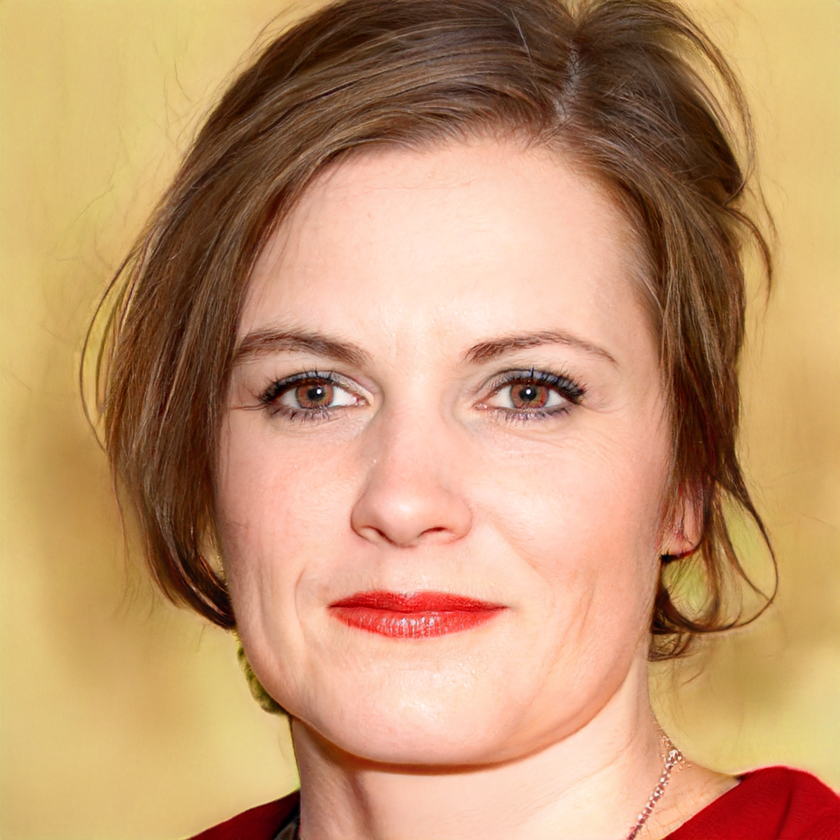
#> input picture test/test_fake_images/seed03834427.png, 840 x 840 px, shrunk from 1024 x 1024 before the run
$ python fft2_test.py
#> lines starting #> are read from the running program, lines starting #| are printed output that depends on the picture
import numpy as np
import matplotlib.pyplot as plt
from matplotlib.colors import LogNorm
from scipy.fftpack import fftshift, fft2
from PIL import Image

# Percorso dell'immagine .png da aprire
image_path = './test_fake_images/seed03834427.png'

# Apri l'immagine e convertila in scala di grigi
image = Image.open(image_path).convert('L')
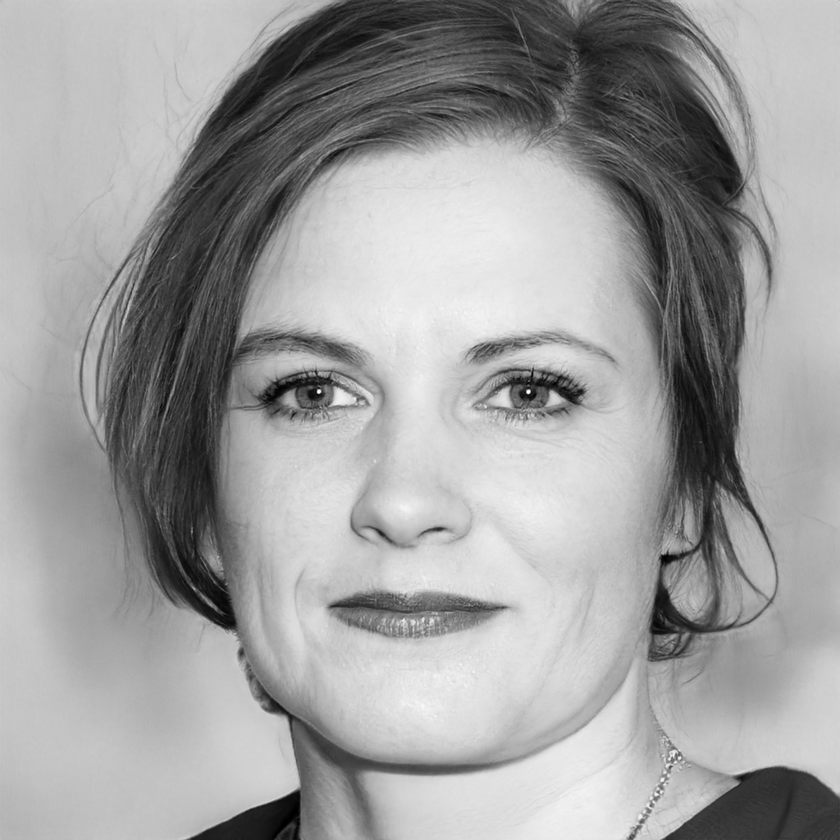
#> image: PIL image 840x840 L; min 0, max 255, mean 158.2
image_array = np.array(image)

# Calcola la FFT2 dell'immagine e shifta lo spettro verso il centro
fft_result = fft2(image_array)
fft_shifted = fftshift(fft_result)

# Calcola il modulo e il logaritmo del modulo per una migliore visualizzazione
fft_magnitude = np.abs(fft_shifted)
fft_magnitude_log = np.log1p(fft_magnitude)
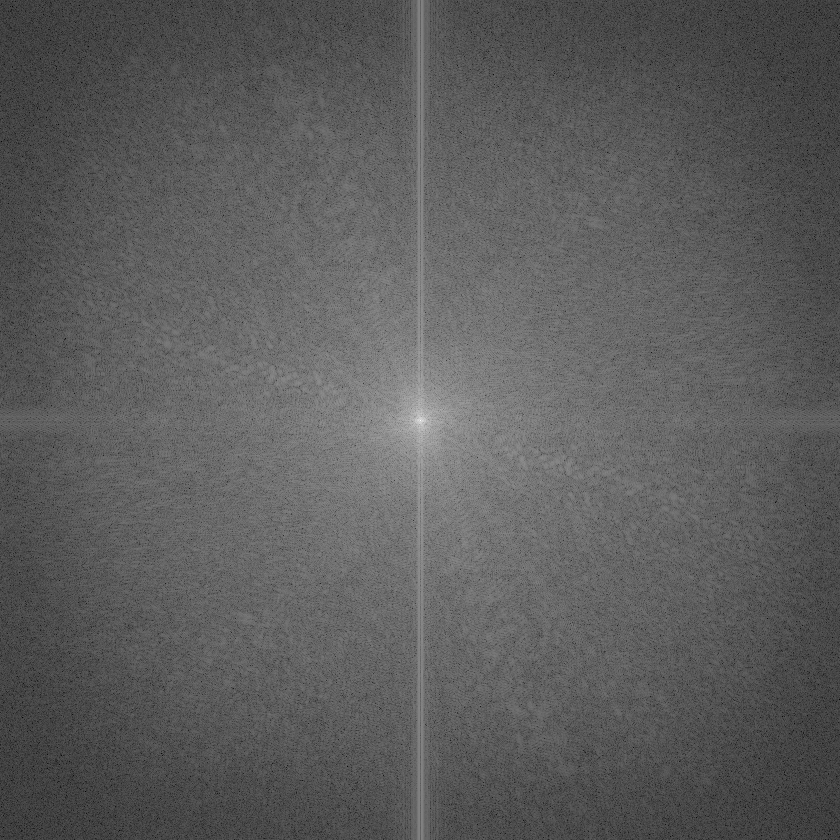
#> fft_magnitude_log: shape (840, 840) float64; min 1.44, max 18.53, mean 7.66; drawn with min black and max white

# Plotta lo spettro della FFT2
plt.figure(figsize=(10, 10))
plt.imshow(fft_magnitude_log, cmap='gray', norm=LogNorm())
plt.title('Spettro della FFT2 con spostamento al centro')
plt.colorbar(format='%g')
plt.show()
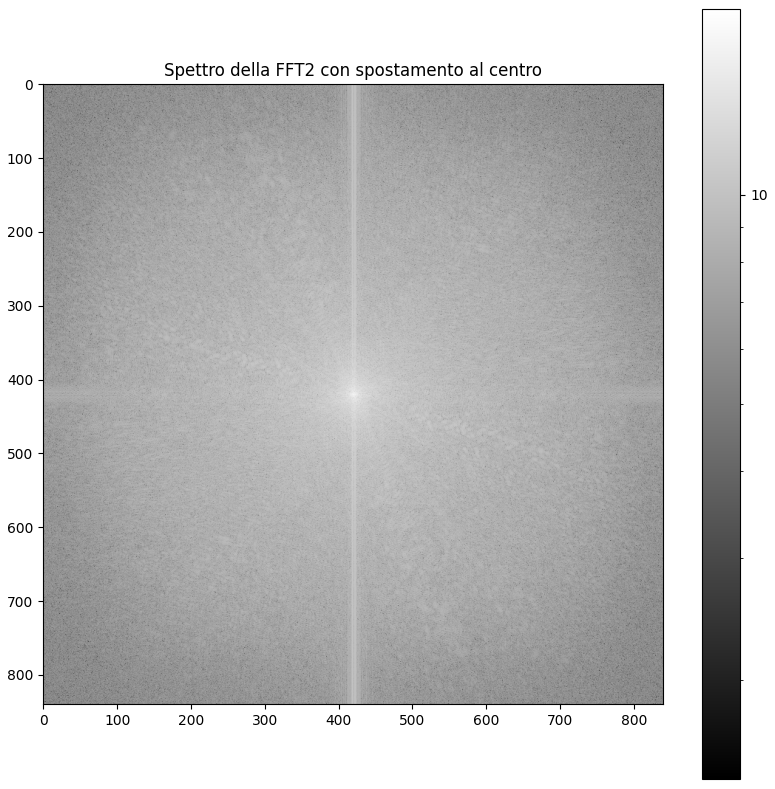
#> figure drawn by matplotlib, 2 panels

$ run again, with test/test_fake_images/seed00009857.png copied over test/test_fake_images/seed03834427.png
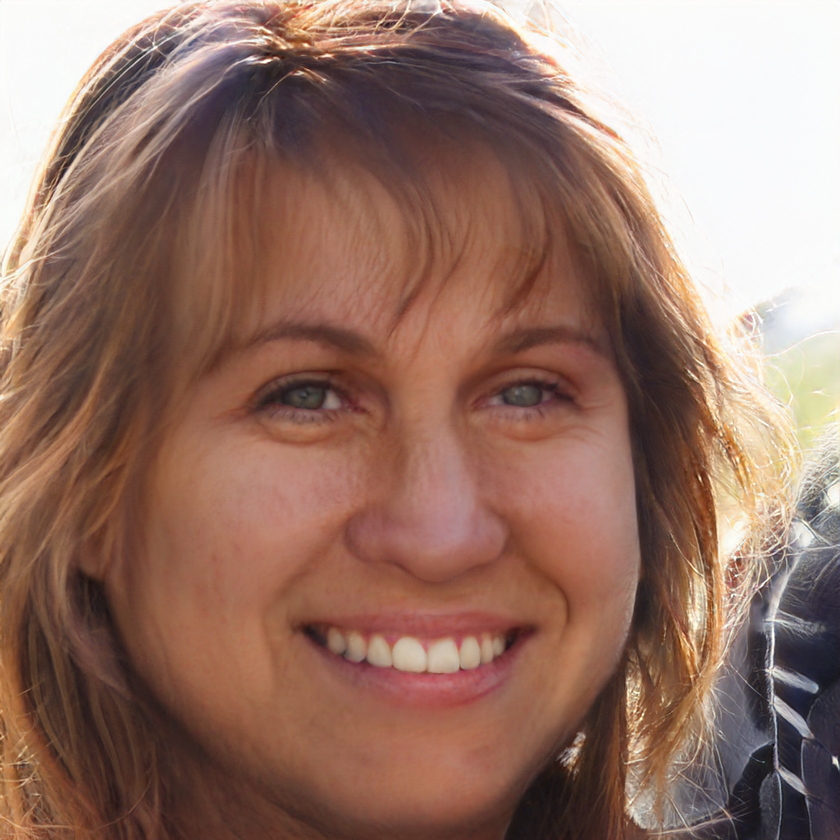
#> input picture test/test_fake_images/seed00009857.png, 840 x 840 px, shrunk from 1024 x 1024 before the run
#> `image = Image.open(image_path).convert('L')`:
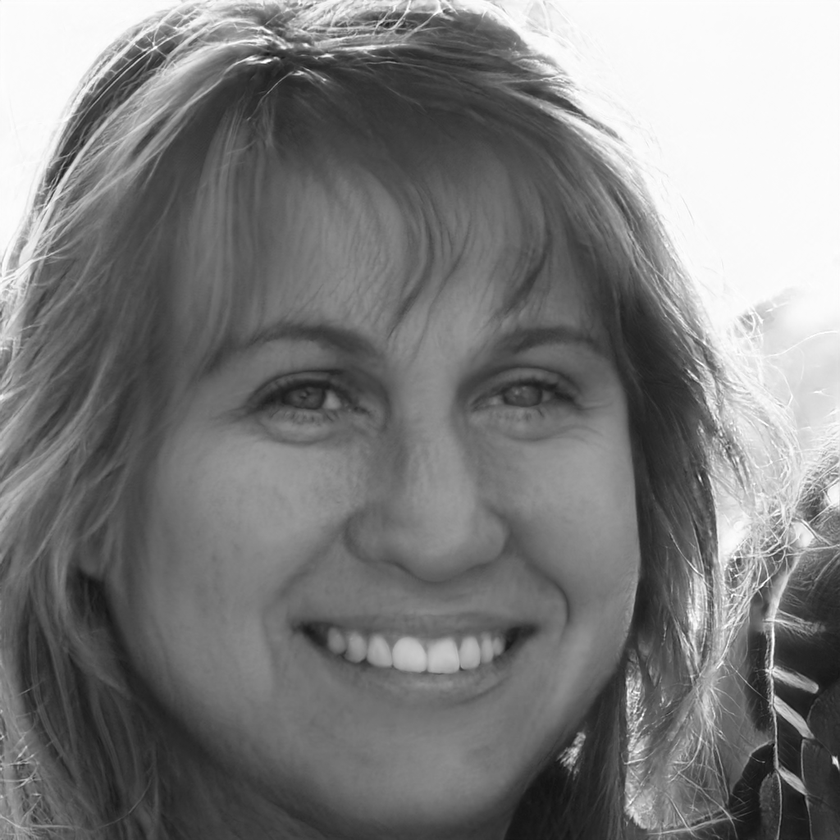
#> image: PIL image 840x840 L; min 9, max 255, mean 124.1

$ run again, with test/test_fake_images/seed00158809.png copied over test/test_fake_images/seed03834427.png
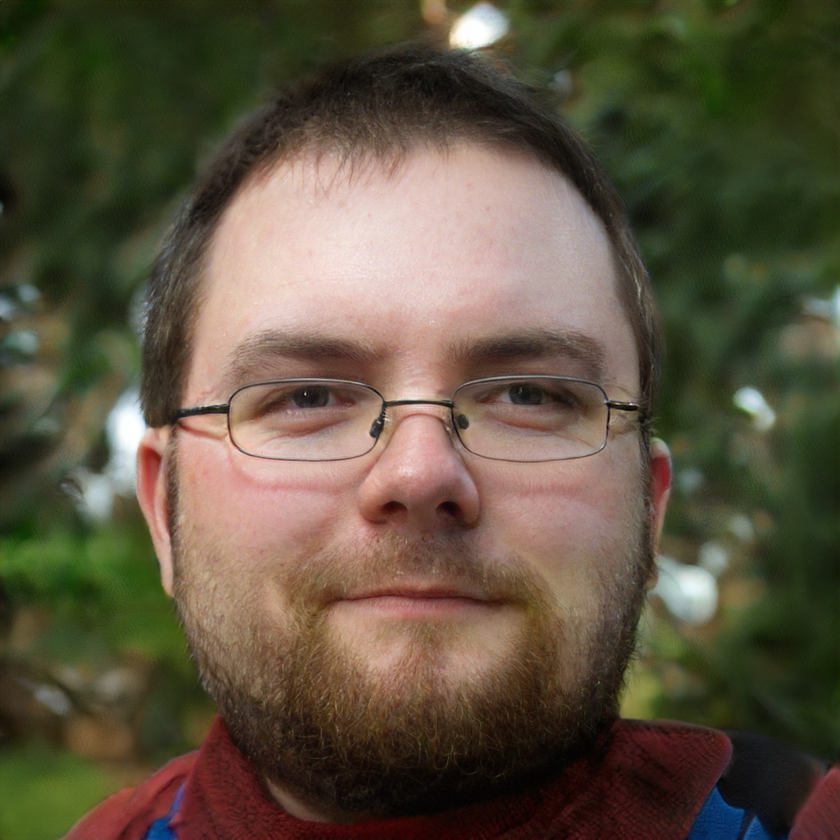
#> input picture test/test_fake_images/seed00158809.png, 840 x 840 px, shrunk from 1024 x 1024 before the run
#> `image = Image.open(image_path).convert('L')`:
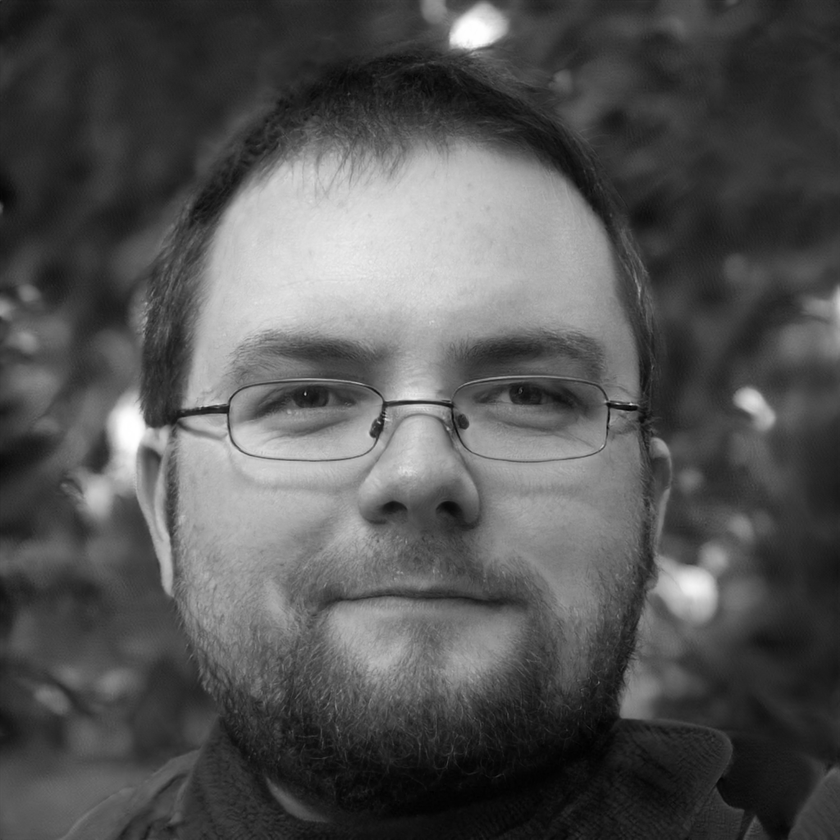
#> image: PIL image 840x840 L; min 1, max 255, mean 84.6

$ run again, with test/test_fake_images/seed00177537.png copied over test/test_fake_images/seed03834427.png
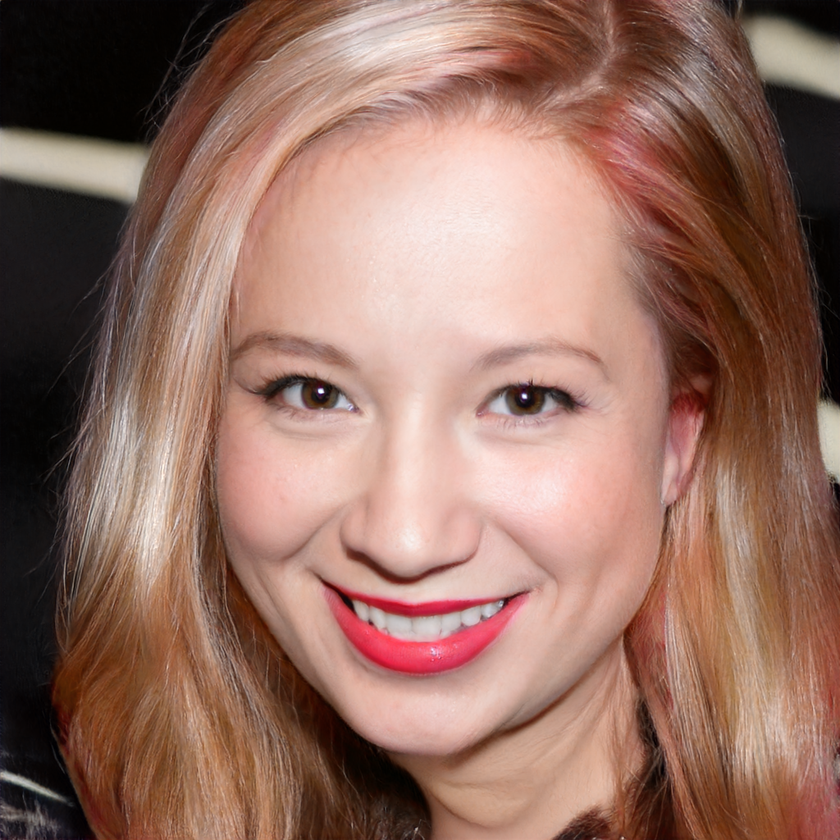
#> input picture test/test_fake_images/seed00177537.png, 840 x 840 px, shrunk from 1024 x 1024 before the run
#> `fft_magnitude_log = np.log1p(fft_magnitude)`:
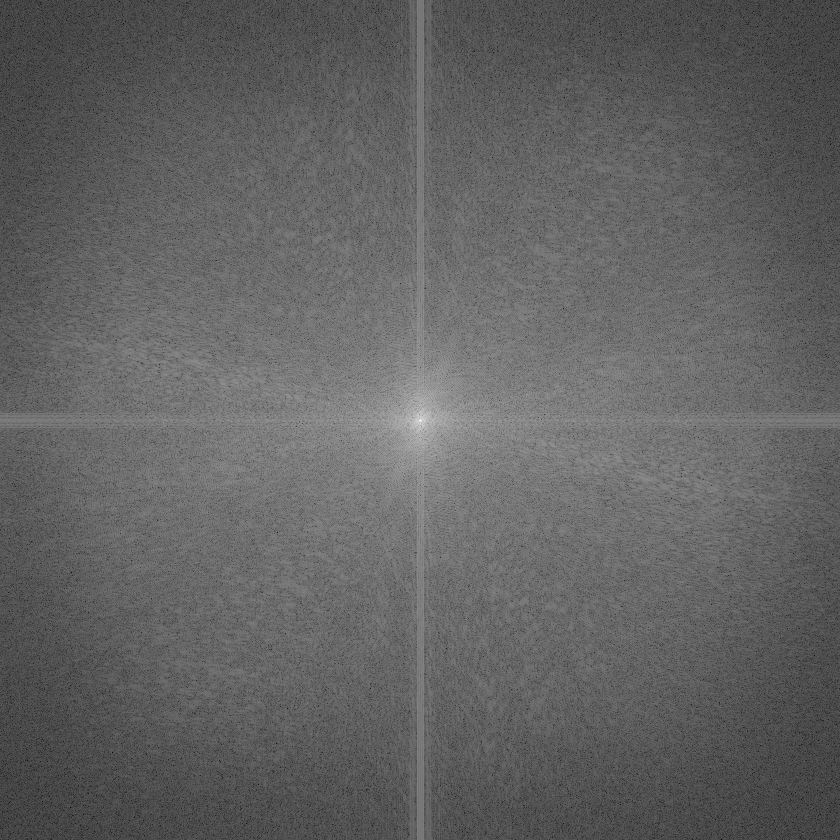
#> fft_magnitude_log: shape (840, 840) float64; min 1.14, max 18.26, mean 7.77; drawn with min black and max white
#> `plt.show()`:
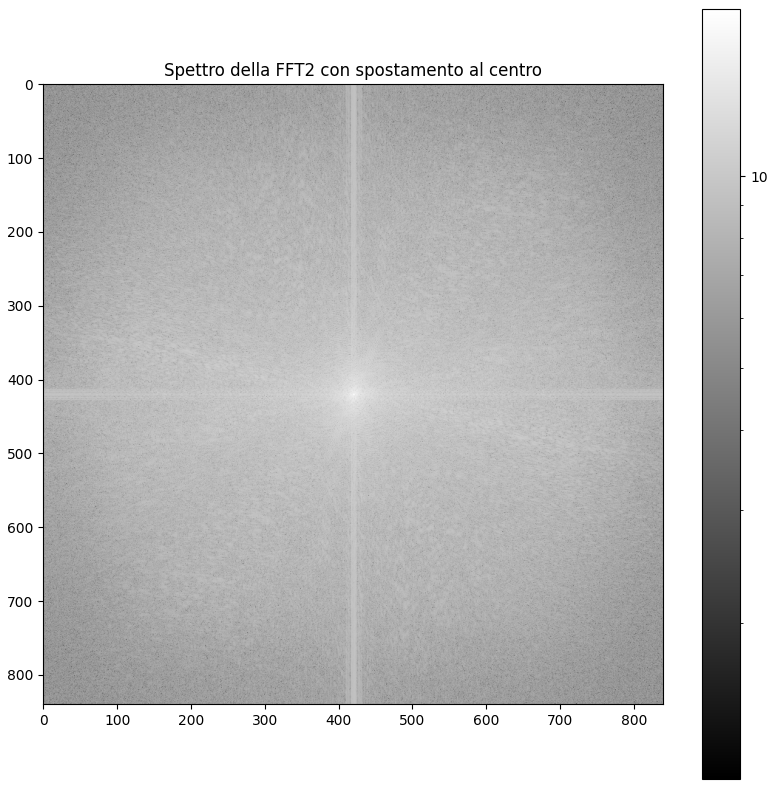
#> figure drawn by matplotlib, 2 panels
